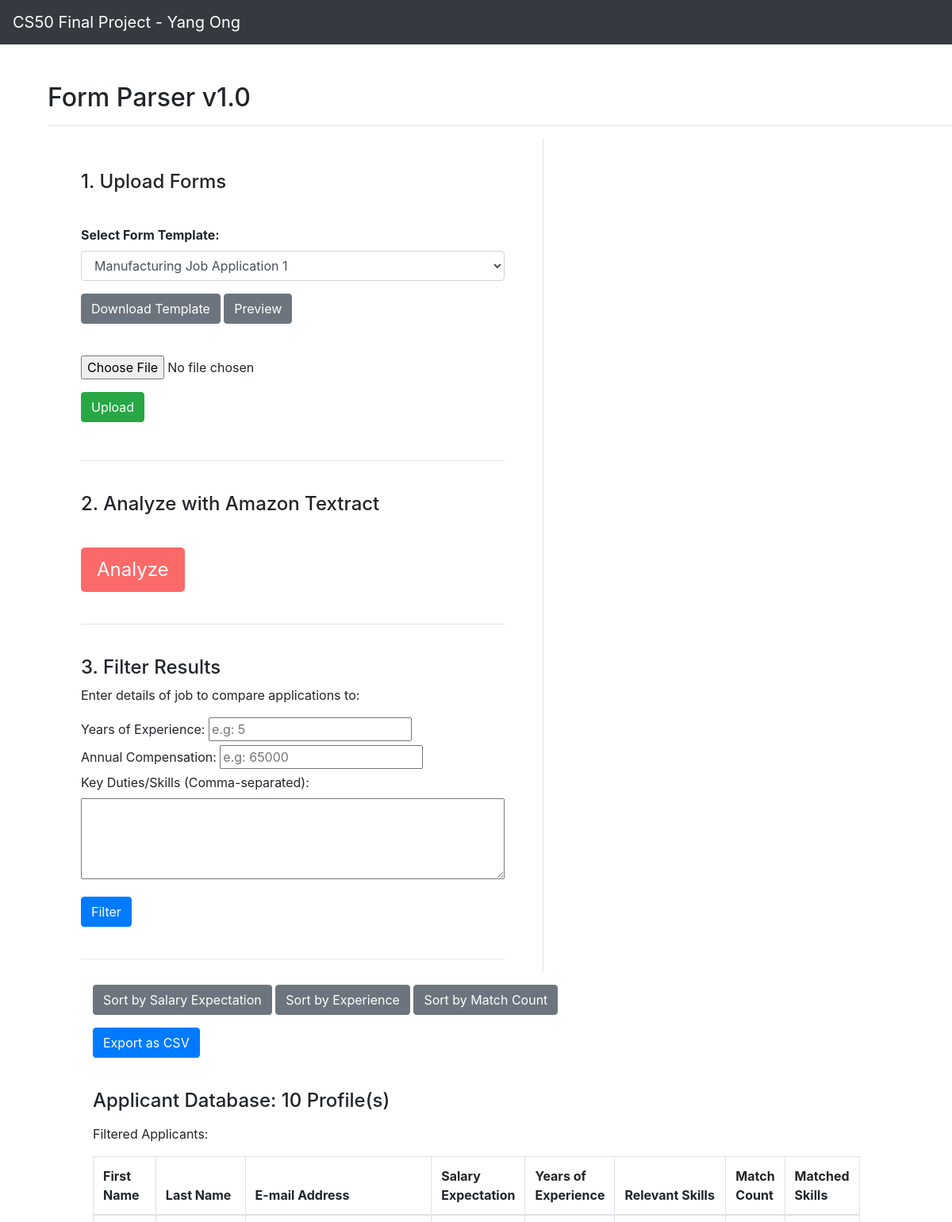
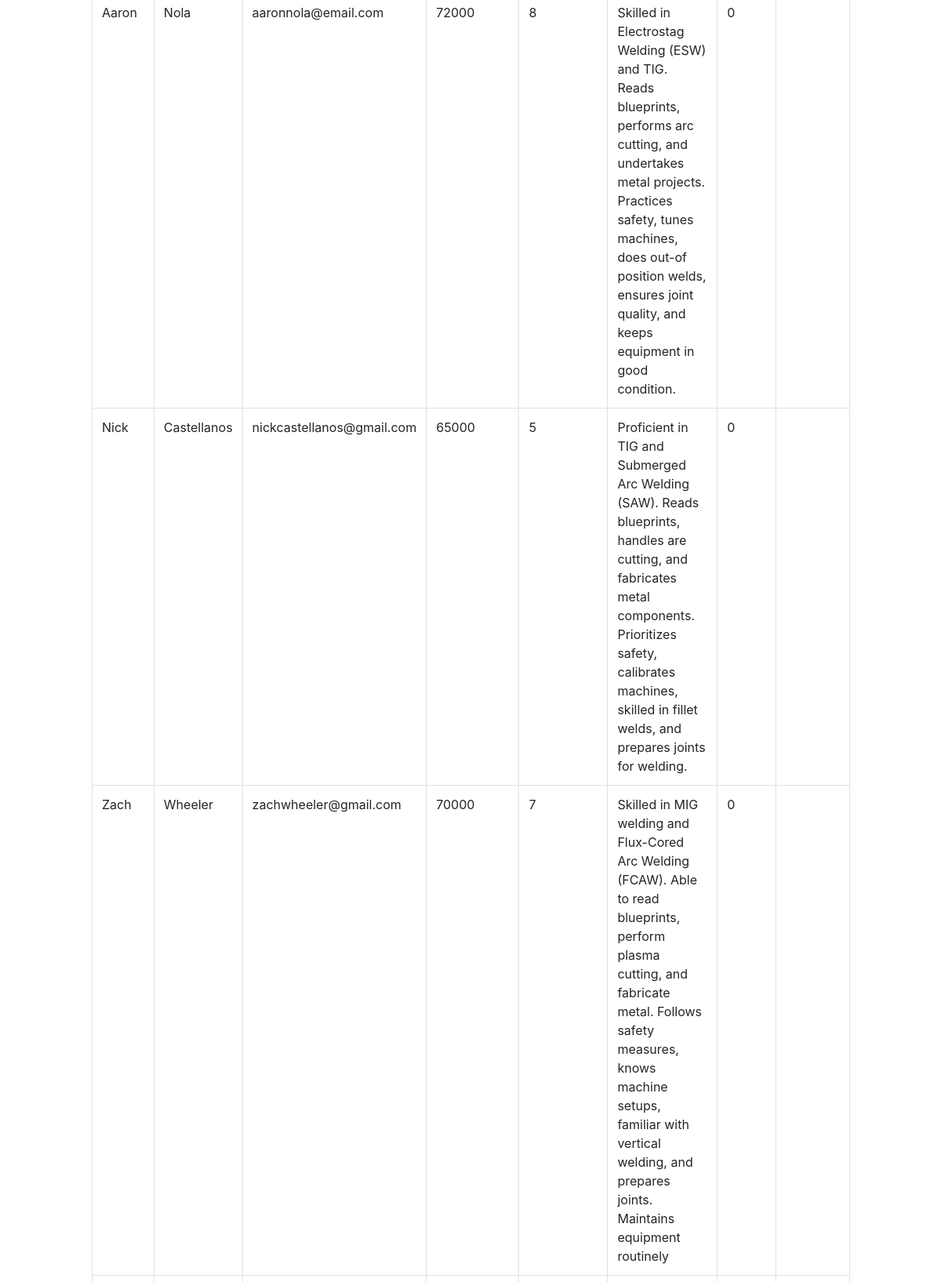
The page / (upper part) on the database its author committed (2 pictures, top to bottom).
### tables this page shows
CREATE TABLE "ApplicationData" (
	"id"	INTEGER,
	"first_name"	TEXT,
	"last_name"	TEXT,
	"mi"	TEXT,
	"date"	DATE,
	"street_address"	TEXT,
	"apartmentunit"	TEXT,
	"city"	TEXT,
	"state"	TEXT,
	"zip_code"	INTEGER,
	"phone"	TEXT,
	"email_address"	TEXT,
	"jobs_youre_applying_for"	TEXT,
	"job_title"	INTEGER,
	"years_of_experience"	INTEGER,
	"desired_salaryrate"	REAL,
	"earliest_date_available"	DATE,
	"your_relevant_skills"	TEXT,
	PRIMARY KEY("id")
);

### app.py (the view)
@app.route("/", methods=["GET", "POST"])
def index():
    job_data['yearsOfExperience'] = 0
    job_data['salary'] = 0
    job_data['keyWords'] = 'none'
    conn = sqlite3.connect('applications.db')
    cursor = conn.cursor()
    cursor.execute('SELECT first_name, last_name, email_address, desired_salaryrate, years_of_experience, your_relevant_skills FROM ApplicationData')
    rows = cursor.fetchall()
    conn.close()
    data = []
    for row in rows:
        data.append({
            "first_name": row[0],
            "last_name": row[1],
            "email_address": row[2],
            "desired_salaryrate": int(row[3]),
            "years_of_experience": row[4],
            "your_relevant_skills": row[5],
            "match_count": 0,
            "matched_skills": ""
        })
    flash_message = None
    flashed_messages = get_flashed_messages()
    if flashed_messages:
        flash_message = flashed_messages[0]
    return render_template("index.html", job_data=job_data, table_data=data, flash_message=flash_message)

### templates/index.html (shortened to what this page needs)
{% extends "layout.html" %}
{% block content %}
<h2>Form Parser v1.0</h2>
<hr>
<div class="container-fluid padded">
    <div class="row">
        <div class="col-md-3.2 border-right pr-5">
            <div class="mb-5">
                <form action="/upload" style="margin-top: 40px; margin-bottom: 40px;" method="post" enctype="multipart/form-data" onsubmit="return confirmUpload()">
                    <h4 style="margin-top: 40px; margin-bottom: 40px;">1. Upload Forms</h4>
                    <div class="form-group">
                        <label for="templateSelection" style="font-weight: bold;">Select Form Template:</label>
                        <select class="form-control" id="templateSelection" name="template">
                            <option value="manufacturingTemplate1">Manufacturing Job Application 1</option>
                        </select>
                    </div>
                    <div class="form-group">
                        <a href="{{ url_for('static', filename='form_templates/General Job Application - Blank.pdf') }}" download class="btn btn-secondary">Download Template</a>
                        <a href="{{ url_for('static', filename='form_templates/General Job Application - Blank.pdf') }}" target="_blank" class="btn btn-secondary">Preview</a>
                    </div>
                    <br>
                    <div class="form-group">
                        <input type="file" class="form-control-file" id="pdf" name="file" accept=".pdf">
                    </div>
                    <input type="submit" name="upload" value="Upload" class="btn btn-success">
                </form>
            </div>
            <hr>
            <div>
                <form action="/execute" style="margin-top: 40px; margin-bottom: 40px;" method="post" enctype="multipart/form-data">
                    <h4 style="margin-top: 40px; margin-bottom: 40px;">2. Analyze with Amazon Textract</h4>
                    <button id="executeBtn" {% if not session.get('file_uploaded') %}disabled{% endif %}>Analyze</button>
                </form>
            </div>
            <hr>
            <div>
                <form action="/filter" style="margin-top: 40px; margin-bottom: 40px;" method="post">
                    <h4>3. Filter Results</h4>
                    <p>Enter details of job to compare applications to:</p>
                    <div>
                        <label for="yearsOfExperience">Years of Experience:</label>
                        <input type="number" id="yearsOfExperience" name="yearsOfExperience" placeholder="e.g: 5" value="{{ request.form['yearsOfExperience'] or '' }}" required>
                    </div>
                    <div>
                        <label for="salary">Annual Compensation:</label>
                        <input type="number" id="salary" name="salary" placeholder="e.g: 65000" value="{{ request.form['salary'] or '' }}" required>
                    </div>
                    <div>
                        <label for="keyWords">Key Duties/Skills (Comma-separated):</label><br>
                        <textarea id="keyWords" name="keyWords" rows="4" cols="50" required>{{ request.form['keyWords'] or '' }}</textarea>
                    </div>
                    <div>
                        <input type="submit" value="Filter" class="btn btn-primary mt-3">
                    </div>
                </form>
            </div>
            <hr>
        </div>
        <div class="col-md-8">
            <div>
                <button id="sortSalaryBtn" type="button" class="btn btn-secondary mt-3">
                    Sort by Salary Expectation
                </button>
                <button id="sortExperienceBtn" type="button" class="btn btn-secondary mt-3">
                    Sort by Experience
                </button>
                <button id="sortBtn" type="button" class="btn btn-secondary mt-3">
                    Sort by Match Count
                </button>
                <button id="exportCSV" type="button" class="btn btn-primary mt-3" onclick="window.location.href='/export'">
                    Export as CSV
                </button>
                <div id="dataTableContainer" style="margin-top: 40px; margin-bottom: 40px;">
                    <h4 style="margin-bottom: 15px;">Applicant Database: {{ table_data|length }} Profile(s)</h4>
                    <p>Filtered Applicants: {{ filtered_count }}</p>
                    <table class="table table-bordered" id="extractedDataTable">
                        <thead>
                            <tr>
                                <th>First Name</th>
                                <th>Last Name</th>
                                <th>E-mail Address</th>
                                <th>Salary Expectation</th>
                                <th>Years of Experience</th>
                                <th>Relevant Skills</th>
                                <th>Match Count</th>
                                <th>Matched Skills</th>
                            </tr>
                        </thead>
                        <tbody>
                            {% for row in table_data %}
                            {% if ('yearsOfExperience' not in request.form or row.years_of_experience >= request.form['yearsOfExperience']|int) and ('salary' not in request.form or row.desired_salaryrate <= request.form['salary']|int) %}
                                <tr>
                                    <td>{{ row.first_name }}</td>
                                    <td>{{ row.last_name }}</td>
                                    <td>{{ row.email_address }}</td>
                                    <td>{{ row.desired_salaryrate }}</td>
                                    <td>{{ row.years_of_experience }}</td>
                                    <td>{{ row.your_relevant_skills }}</td>
                                    <td>{{ row.match_count }}</td>
                                    <td>{{ row.matched_skills }}</td>
                                </tr>
                            {% endif %}
                        {% endfor %}
                        </tbody>
                    </table>
                </div>
            </div>
        </div>
    </div>
</div>
{% endblock %}

### templates/layout.html (shortened to what this page needs)
<!DOCTYPE html>
<html lang="en">
<head>
    <link href="https://maxcdn.bootstrapcdn.com/bootstrap/4.5.2/css/bootstrap.min.css" rel="stylesheet">
</head>
<body>
    <nav class="navbar navbar-expand-lg navbar-dark bg-dark">
        <a class="navbar-brand" href="/">CS50 Final Project - Yang Ong</a>
    </nav>
    <div class="container-fluid mt-5 padded">
        {% block content %}{% endblock %}
    </div>
</body>
</html>

### templates/layout.html (style rules this page uses)
#executeBtn { background-color: #FC6969 !important; color: white !important; font-size: 1.5em; padding: 10px 20px; border: none; border-radius: 5px; }
.container-fluid.padded { padding-left: 5%; padding-right: 0%; }

### rows shown on the page
ApplicationData: first_name "Aaron", last_name "Nola", email_address "aaronnola@email.com", desired_salaryrate "72000", years_of_experience "8", your_relevant_skills "Skilled in Electrostag Welding (ESW) and TIG. Reads blueprints, performs arc cutting, and undertakes metal projects. Practices safety, tunes machines, does out-of position welds, ensures joint quality, and keeps equipment in good condition.", match_count "0"
ApplicationData: first_name "Nick", last_name "Castellanos", email_address "nickcastellanos@gmail.com", desired_salaryrate "65000", years_of_experience "5", your_relevant_skills "Proficient in TIG and Submerged Arc Welding (SAW). Reads blueprints, handles are cutting, and fabricates metal components. Prioritizes safety, calibrates machines, skilled in fillet welds, and prepares joints for welding.", match_count "0"
ApplicationData: first_name "Zach", last_name "Wheeler", email_address "zachwheeler@gmail.com", desired_salaryrate "70000", years_of_experience "7", your_relevant_skills "Skilled in MIG welding and Flux-Cored Arc Welding (FCAW). Able to read blueprints, perform plasma cutting, and fabricate metal. Follows safety measures, knows machine setups, familiar with vertical welding, and prepares joints. Maintains equipment routinely", match_count "0"

### other values the page prints
{{ table_data|length }} "10"
